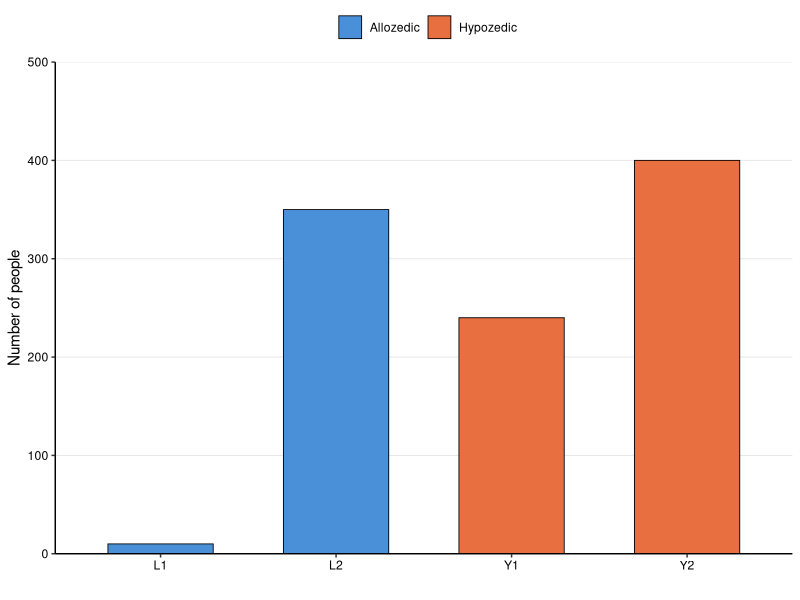
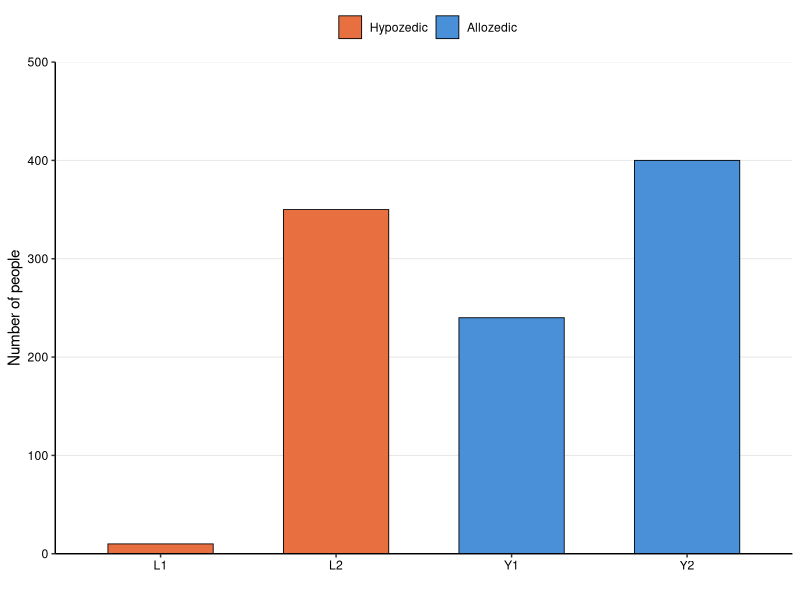
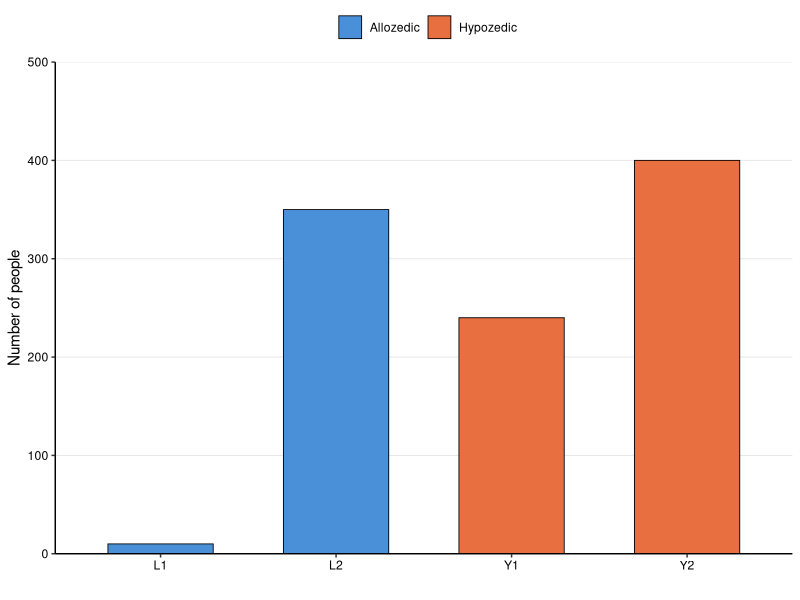
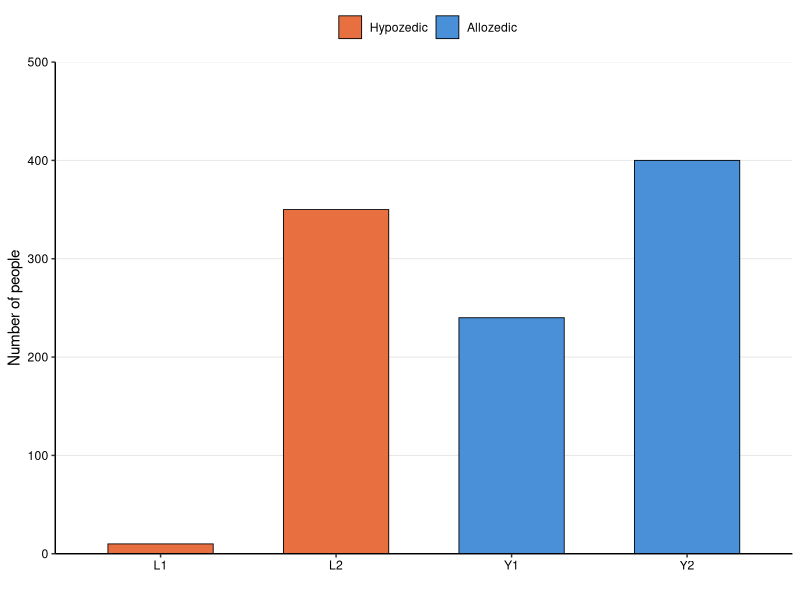

Here is the R script that generated these plots, in order:
## ---- chunk 1
## Proportions from Dr. Alan Jern's cover story template
df1 <- data.frame(
  disease = c("L1", "L2", "Y1", "Y2"),
  count = c(10, 350, 240, 400), ## counts out of 1,000 to match original paper's y-axis framing 
  class = c("Allozedic","Allozedic", "Hypozedic", "Hypozedic")
  )

## Specify order to ensure consistency with the chart from the original paper
df1$disease <- factor(df1$disease, 
                     levels = c("L1", "L2", "Y1", "Y2"))
df2 <- df1 ## data differs only in disease class assignments
df2$class <- ifelse(df1$class == "Allozedic", "Hypozedic", "Allozedic")

## ---- chunk 2
library(ggplot2)

## Plot 1: Hypozedic as the more frequently occuring disease class. 
plot1 <- ggplot(df1, aes(x = disease, y = count, fill = class)) +
  geom_bar(stat = "identity",
           width = 0.6,
           color = "black",
           linewidth = 0.3) +
 scale_fill_manual(values = c("Allozedic" = "#4A90D9", 
                              "Hypozedic" = "#E87040"),
                   breaks = c("Allozedic", "Hypozedic"))+
  scale_y_continuous(limits = c(0, 500), 
                     breaks = seq(0, 500, 100),
                     expand = c(0, 0)) +
  labs(
    x = "",
    y = "Number of people",
    fill = ""
  ) +
  theme_classic() +
  theme(
    axis.text = element_text(color = "black"),
    axis.title = element_text(color = "black"),
    legend.position = "top",
    legend.justification = "center",
    panel.grid.major.y = element_line(color = "grey90", linewidth = 0.3)
  )
plot1

## Plot 2: Allozedic as the more frequently occuring disease class. 
plot2 <- ggplot(df2, aes(x = disease, y = count, fill = class)) +
  geom_bar(stat = "identity",
           width = 0.6,
           color = "black",
           linewidth = 0.3) +
  scale_fill_manual(values = c("Allozedic" = "#4A90D9", 
                              "Hypozedic" = "#E87040"),
                  breaks = c("Hypozedic", "Allozedic"))+
  scale_y_continuous(limits = c(0, 500), 
                     breaks = seq(0, 500, 100),
                     expand = c(0, 0)) +
  labs(
    x = "",
    y = "Number of people",
    fill = ""
  ) +
  theme_classic() +
  theme(
    axis.text = element_text(color = "black"),
    axis.title = element_text(color = "black"),
    legend.position = "top",
    legend.justification = "center",
    panel.grid.major.y = element_line(color = "grey90", linewidth = 0.3)
  )
plot2
## ---- chunk 3
ggsave("../materials/chart_hypozedic.png", 
       plot = plot1,
       width = 6, 
       height = 4, 
       dpi = 300)
ggsave("../materials/chart_allozedic.png", 
       plot = plot2,
       width = 6, 
       height = 4, 
       dpi = 300)
